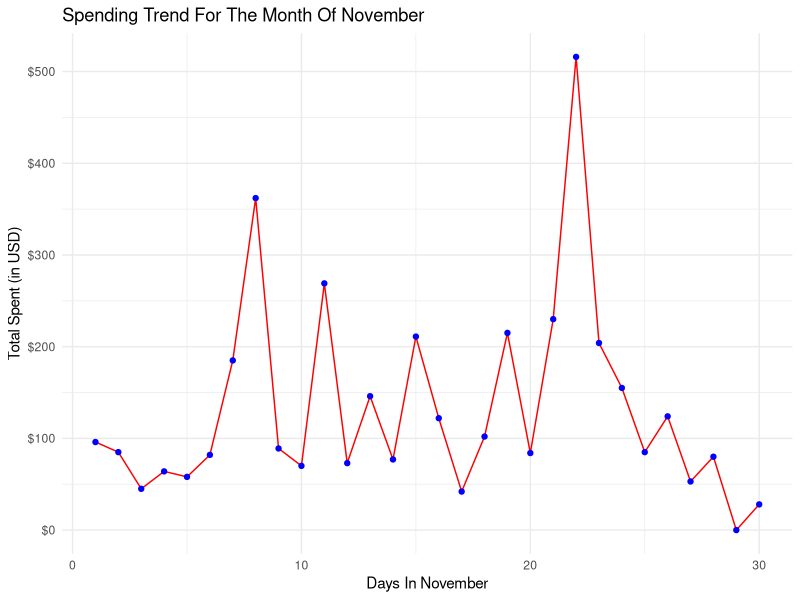

Here is the R script that generated this plot:
## ---- chunk 1
library(tidyverse)
library(readr)
library(knitr)
grocery_data<-read.csv("survey_data.csv", header=TRUE)

grocery_data<-grocery_data %>% rename(
  Store = Q1, 
  Other_Store = Q2, 
  Produce = Q3_1, 
  Dairy = Q3_2, 
  Grain = Q3_3, 
  Baking = Q3_4, 
  Drinks = Q3_5, 
  Protein = Q3_6, 
  Freq_Dineout = Q1.1, 
  Resturant = Q2.1, 
  Other_Resturant = Q3, 
  Koko = Q4_1, 
  WingsOver = Q4_2, 
  Moosewood = Q4_3, 
  ThompsonBleeker = Q4_4, 
  Pokelava = Q4_5, 
  Appetizers = Q5_1, 
  Entrees = Q5_2, 
  Desserts = Q5_3, 
  Beverages = Q5_4)


grocery_data <- grocery_data[-c(1, 2), ] %>%
  select(-(1:11)) %>%
  filter(!is.na(Store) & Store != "")

grocery_data <- grocery_data %>%
  mutate(across(c("Produce", "Dairy", "Grain", "Baking", "Drinks", "Protein", "Appetizers", "Entrees", "Desserts", "Beverages"), ~ ifelse(. == "", 0, .))) %>% 
  mutate(across(c("Produce", "Dairy", "Grain", "Baking", "Drinks", "Protein","Appetizers", "Entrees", "Desserts", "Beverages"), as.numeric))



grocery_data <- grocery_data %>%
  mutate(Weekly_Grocery_Total = rowSums(across(c("Produce", "Dairy", "Grain", "Baking", "Drinks", "Protein")), na.rm = TRUE)) %>%
   mutate(Weekly_Dineout_Total = rowSums(across(c("Appetizers", "Entrees", "Desserts", "Beverages")), na.rm = TRUE)) %>%
  mutate(Weekly_Total = rowSums(across(c("Weekly_Grocery_Total", "Weekly_Dineout_Total")), na.rm = TRUE))



## ---- chunk 2
grocery_data<-grocery_data%>% 
  mutate(week = row_number()) |>
  filter(Store != "")
## ---- chunk 3

library("ggplot2")
library(scales)

lineGraph_Data <- grocery_data %>% 
  mutate(week = row_number())

ggplot(lineGraph_Data, aes(x = week, y = Weekly_Total)) +
  geom_line(color = "red") + 
  geom_point(color = "blue") + 
  labs(
    title = "Spending Trend For The Month Of November", 
    x = "Days In November", 
    y = "Total Spent (in USD)"
  ) +
  scale_y_continuous(labels = dollar) +
  theme_minimal()
  
